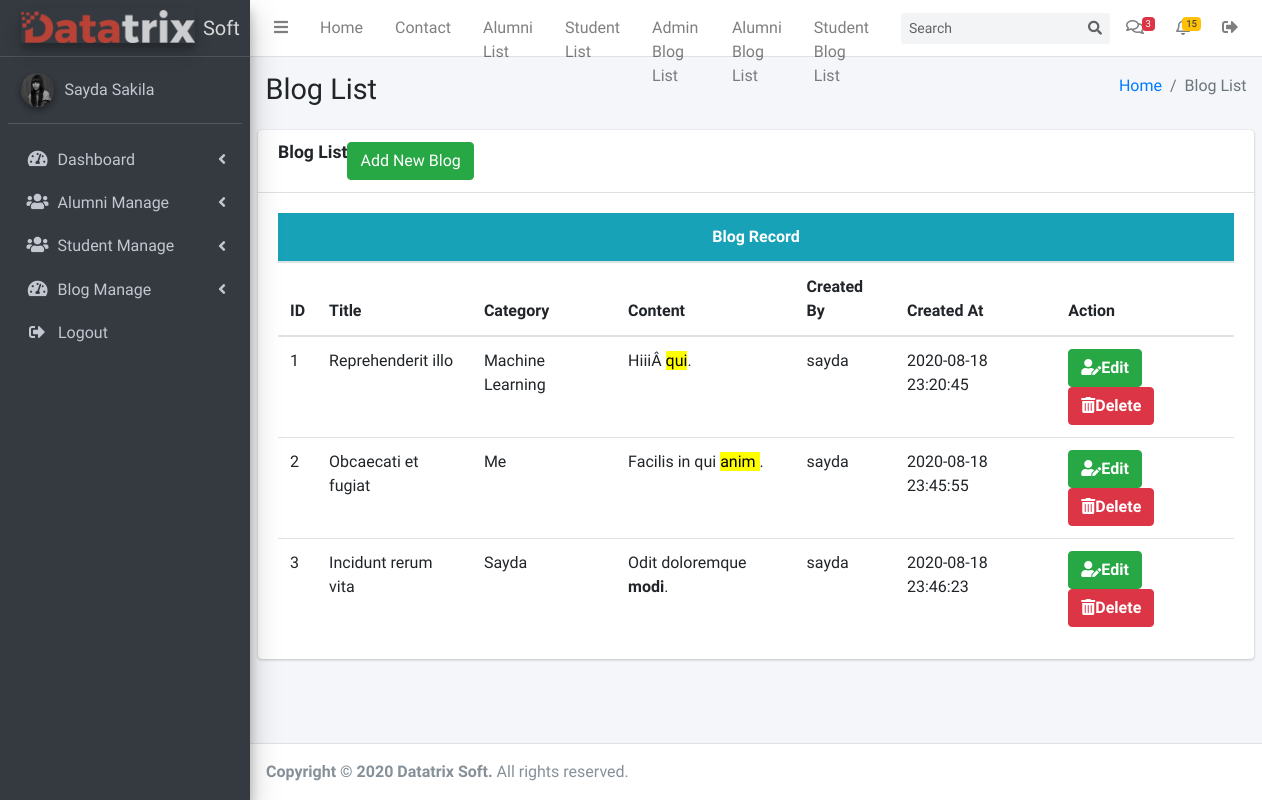
The page /admin/sposts.php (signed in) on the database its author committed.
### tables this page shows
CREATE TABLE `sposts` (
  `id` int(11) NOT NULL,
  `category_id` int(11) DEFAULT NULL,
  `student_id` int(11) NOT NULL,
  `title` varchar(200) NOT NULL,
  `content` text NOT NULL,
  `photo` varchar(30) DEFAULT NULL,
  `created_at` datetime DEFAULT current_timestamp()
);

CREATE TABLE `categories` (
  `id` int(11) NOT NULL,
  `name` varchar(100) NOT NULL,
  `created_at` datetime NOT NULL DEFAULT current_timestamp()
);

CREATE TABLE `students` (
  `id` int(11) NOT NULL,
  `name` varchar(200) NOT NULL,
  `username` varchar(200) NOT NULL,
  `email` varchar(200) NOT NULL,
  `universityid` int(11) DEFAULT NULL,
  `password` varchar(200) NOT NULL,
  `phone` varchar(20) NOT NULL,
  `address` varchar(200) NOT NULL,
  `batch` varchar(50) NOT NULL,
  `created_at` datetime NOT NULL DEFAULT current_timestamp()
);

### database/database.php (called while the page is built, shortened)
<?php
class Database
{
    private $host = HOST;
    private $user = USER;
    private $pass = PASS;
    private $dbname = DBNAME;
    public $conn;
    function __construct()
    {
            $this->conn = new mysqli($this->host, $this->user, $this->pass, $this->dbname);
    }
    public function getData($queryy)
    {
        $result = $this->conn->query($queryy);
        if($result->num_rows > 0)
        {
            return $result;
        }
        return false;
    }
}
?>

### admin/sposts.php (the view, shortened to what this page needs)
<?php
    include dirname(__FILE__). '/includes/header.php';
    $query = "SELECT sposts.*, categories.name as category_name, students.name as student_name FROM `sposts`
            LEFT JOIN categories ON sposts.category_id=categories.id
            LEFT JOIN students ON sposts.student_id=students.id";
    $posts = $db->getData($query);
?>
<div class="row" >
    <div class="col">
        <div class="card" >
            <div class="card-header">
                <h3  class="card-title"><b>Blog List</b></h3>
                <div class="card-header-action">
                    <a href="spost-add.php" class="btn btn-success">Add New Blog</a>
                </div>
            </div>
            <div class="card-body">
                <table class="table" style="">
                    <thead>
                        <tr>
                            <th colspan="11" style="text-align:center; background: #17a2b8; color:white;"><b>Blog Record</b></th>
                        </tr>
                        <tr>
                            <th>ID</th>
                            <th>Title</th>
                            <th>Category</th>
                            <th>Content</th>
                            <th>Created By</th>
                            <th>Created At</th>
                            <th>Action</th>
                        </tr>
                    </thead>
                    <tbody>
                        <?php
                            if ($posts) {
                                while($post = $posts->fetch_assoc()) {
                                    ?>
                                        <tr>
                                        <td><?php echo $post['id']; ?></td>
                                        <td><?php echo $post['title']; ?></td>
                                        <td><?php echo $post['category_name']; ?></td>
                                        <td><?php echo $post['content']; ?></td>
                                        <td><?php echo $post['student_name']; ?></td>
                                        <td><?php echo $post['created_at']; ?></td>
                                        <td>
                                                <a href="sedit-post.php?edit=<?php echo $post['id']; ?>" class="btn btn-success"><i class="fas fa-user-edit"></i><b>Edit</b></a>
                                                <a href="sdelete-post.php?delete=<?php echo $post['id']; ?>" class="btn btn-danger"><i class="fas fa-trash-alt"></i><b>Delete</b></a>
                                        </td>
                                        </tr>
                                    <?php
                                }
                            } else {
                                ?>
                                <tr>
                                    <td>No Blog found</td>
                                </tr>
                            <?php
                            }
                        ?>
                    </tbody>
                </table>
            </div>
        </div>
    </div>
</div>
<?php
    include dirname(__FILE__). '/includes/footer.php';
?>

### rows shown on the page
sposts: id "1", title "Reprehenderit illo", category.name "Machine Learning", content "HiiiÂ qui .", student.name "sayda", created_at "2020-08-18 23:20:45"
sposts: id "2", title "Obcaecati et fugiat", category.name "Me", content "Facilis in qui anim .", student.name "sayda", created_at "2020-08-18 23:45:55"
sposts: id "3", title "Incidunt rerum vita", category.name "Sayda", content "Odit doloremque modi .", student.name "sayda", created_at "2020-08-18 23:46:23"

### other values the page prints
$page_title "Blog List"
